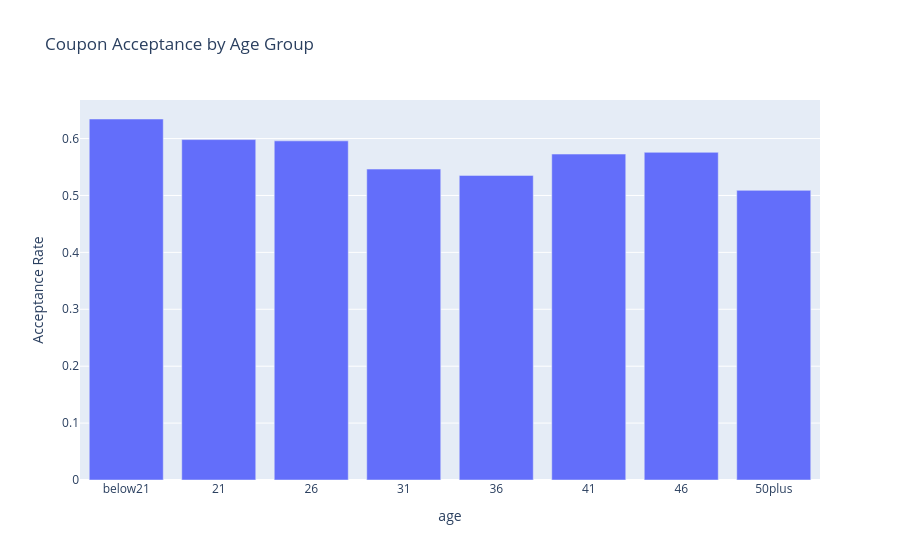

Here is the notebook cell this chart was saved with:
### Markdown cell above
This chart compares acceptance rates across coupon categories. Coffee house and close-by restaurant coupons have higher acceptance rates, while bar coupons have lower acceptance overall, suggesting behavioral targeting may be more important for bar and coffee house coupons.

### Code cell
age_acceptance = data.groupby('age', observed=True)['Y'].mean().sort_values()
fig = px.bar(
    age_acceptance.reset_index(),
    x='age',
    y='Y',
    title='Coupon Acceptance by Age Group',
    category_orders={'age': age_order},
    labels={'Y':'Acceptance Rate'}
)
fig.show()

### Figure 1 — Plotly figure (JSON) as saved in the notebook; plotly's stock layout.template omitted (floating-point values rounded to 4 significant figures)
{"data": [{"hovertemplate": "age=%{x}<br>Acceptance Rate=%{y}<extra></extra>", "legendgroup": "", "marker": {"color": "#636efa", "pattern": {"shape": ""}}, "name": "", "orientation": "v", "showlegend": false, "textposition": "auto", "type": "bar", "x": ["50plus", "36", "31", "41", "46", "26", "21", "below21"], "xaxis": "x", "y": [0.5089, 0.5353, 0.5463, 0.5727, 0.5758, 0.5959, 0.5982, 0.6344], "yaxis": "y"}], "layout": {"barmode": "relative", "legend": {"tracegroupgap": 0}, "title": {"text": "Coupon Acceptance by Age Group"}, "xaxis": {"anchor": "y", "categoryarray": ["below21", "21", "26", "31", "36", "41", "46", "50plus"], "categoryorder": "array", "domain": [0, 1], "title": {"text": "age"}}, "yaxis": {"anchor": "x", "domain": [0, 1], "title": {"text": "Acceptance Rate"}}}}
